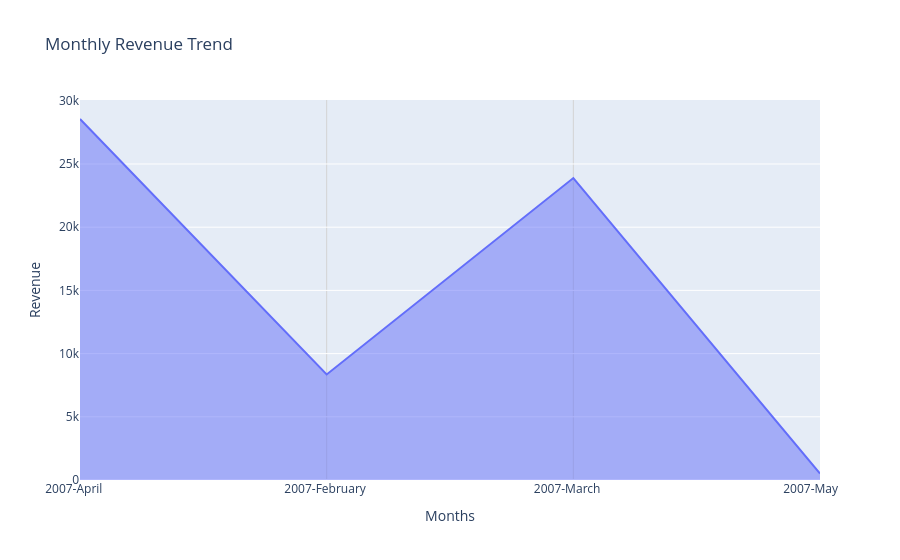

Notebook code for this chart:
### Code cell
df_q7=df_q7.sort_values('Monthly Trend')

fig=px.area(data_frame=df_q7,
        x='Monthly Trend',
        y='Total Revenue',
        title='Monthly Revenue Trend',
        labels={
        'Monthly Trend': 'Months',
        'Total Revenue': 'Revenue'}
       )

fig.update_xaxes(
    showgrid=True,
    gridcolor='lightgray')

### Figure 1 — Plotly figure (JSON) as saved in the notebook; plotly's stock layout.template omitted (floating-point values rounded to 4 significant figures)
{"data": [{"fillpattern": {"shape": ""}, "hovertemplate": "Months=%{x}<br>Revenue=%{y}<extra></extra>", "legendgroup": "", "line": {"color": "#636efa"}, "marker": {"symbol": "circle"}, "mode": "lines", "name": "", "orientation": "v", "showlegend": false, "stackgroup": "1", "type": "scatter", "x": ["2007-April    ", "2007-February ", "2007-March    ", "2007-May      "], "xaxis": "x", "y": [28560.0, 8352.0, 23890.0, 514.2], "yaxis": "y"}], "layout": {"autosize": true, "legend": {"tracegroupgap": 0}, "title": {"text": "Monthly Revenue Trend"}, "xaxis": {"anchor": "y", "autorange": true, "domain": [0, 1], "gridcolor": "lightgray", "range": [0, 3], "showgrid": true, "title": {"text": "Months"}, "type": "category"}, "yaxis": {"anchor": "x", "autorange": true, "domain": [0, 1], "range": [0, 30060.0], "title": {"text": "Revenue"}, "type": "linear"}}}
